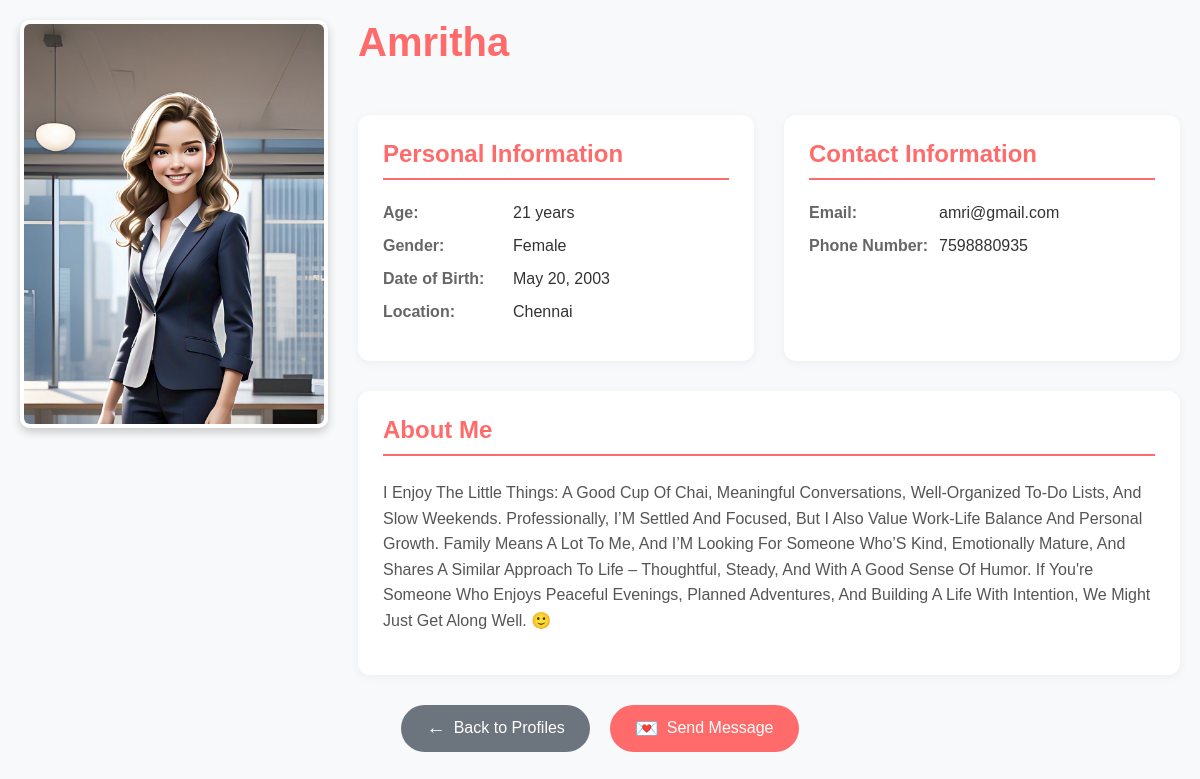
Screenshot of /profiles/11/ (signed in) with the database file from the repository.
### accounts/models.py (models this page shows, shortened)
class Profile(models.Model):
    GENDER_CHOICES = [
        ('M', 'Male'),
        ('F', 'Female'),
    ]
    user = models.OneToOneField(CustomUser, on_delete=models.CASCADE)
    phone_number = models.CharField(max_length=15,null=True, blank=True,unique=True)
    dob = models.DateField(null=True, blank=True)
    age = models.PositiveIntegerField(editable=False)
    gender = models.CharField(max_length=1, choices=GENDER_CHOICES)
    location = models.CharField(max_length=255)
    bio = models.TextField(blank=False)
    profile_picture = models.ImageField(upload_to='profile_pics', null=True, blank=True)

class CustomUser(AbstractUser):
    is_email_verified = models.BooleanField(default=False)
    name = models.CharField(max_length=150, blank=True)
    email = models.EmailField(unique=True)
    USERNAME_FIELD = 'email'
    REQUIRED_FIELDS = ['name']

### accounts/views.py (the view)
# urls.py: path('profiles/<int:pk>/', views.profile_detail, name='profile_detail'),
@login_required
def profile_detail(request, pk):
    profile = get_object_or_404(Profile, pk=pk)
    if profile.user == request.user:
        return redirect('profile')
    return render(request, 'profile_detail.html', {'profile': profile})

### accounts/templates/profile_detail.html (shortened to what this page needs)
<!DOCTYPE html>
<html lang="en">
<head>
</head>
<body>
    <div class="container">
        <div class="profile-content">
            <div class="profile-image-container">
                {% if profile.profile_picture %}
                    <img src="{{ profile.profile_picture.url }}" alt="{{ profile.user.name }}" class="profile-image">
                {% else %}
                    <img src="/media/profile_pics/default.jpg" alt="{{ profile.user.name }}" class="profile-image">
                {% endif %}
            </div>
            <div class="profile-info">
                <h1 class="profile-name">{{ profile.user.name }}</h1>
                <div class="info-cards">
                    <div class="detail-card">
                        <h3>Personal Information</h3>
                        <div class="detail-item">
                            <span class="detail-label">Age:</span>
                            <span class="detail-value">{{ profile.age }} years</span>
                        </div>
                        <div class="detail-item">
                            <span class="detail-label">Gender:</span>
                            <span class="detail-value">{{ profile.get_gender_display }}</span>
                        </div>
                        <div class="detail-item">
                            <span class="detail-label">Date of Birth:</span>
                            <span class="detail-value">{{ profile.dob|date:"F d, Y" }}</span>
                        </div>
                        <div class="detail-item">
                            <span class="detail-label">Location:</span>
                            <span class="detail-value">{{ profile.location }}</span>
                        </div>
                    </div>
                    <div class="detail-card">
                        <h3>Contact Information</h3>
                        <div class="detail-item">
                            <span class="detail-label">Email:</span>
                            <span class="detail-value">{{ profile.user.email }}</span>
                        </div>
                        <div class="detail-item">
                            <span class="detail-label">Phone Number:</span>
                            <span class="detail-value">{{ profile.phone_number }}</span>
                        </div>
                    </div>
                </div>
                <div class="detail-card bio-card">
                    <h3>About Me</h3>
                    <div class="bio-content">
                        {{ profile.bio|linebreaks }}
                    </div>
                </div>
            </div>
        </div>
        <div class="action-buttons">
            <a href="{% url 'profile_list' %}" class="btn btn-secondary">
                <span class="icon">←</span>
                Back to Profiles
            </a>
            {% if profile.user != request.user %}
            <a href="#" class="btn btn-primary">
                <span class="icon">💌</span>
                Send Message
            </a>
            {% endif %}
        </div>
    </div>
</body>
</html>

### accounts/templates/profile_detail.html (style rules this page uses)
body { font-family: 'Arial', sans-serif; background-color: #f8f9fa; margin: 0; padding: 0; color: #333; }
.container { max-width: 1200px; margin: 0 auto; padding: 20px; }
.profile-content { display: flex; gap: 30px; margin-bottom: 30px; }
.profile-image-container { width: 300px; height: 400px; overflow: hidden; border-radius: 10px; box-shadow: 0 4px 10px rgba(0,0,0,0.2); border: 4px solid white; flex-shrink: 0; }
.profile-image { width: 100%; height: 100%; object-fit: cover; display: block; }
.profile-info { flex: 1; display: flex; flex-direction: column; gap: 30px; }
.profile-name { font-size: 2.5rem; margin: 0 0 20px 0; font-weight: bold; color: #ff6b6b; }
.info-cards { display: flex; gap: 30px; }
.detail-card { background: white; padding: 25px; border-radius: 12px; box-shadow: 0 2px 10px rgba(0,0,0,0.05); flex: 1; }
.detail-card h3 { color: #ff6b6b; margin-top: 0; font-size: 1.5rem; border-bottom: 2px solid #ff6b6b; padding-bottom: 10px; }
.detail-item { margin: 15px 0; display: flex; flex-wrap: wrap; gap: 10px; }
.detail-label { font-weight: bold; color: #666; min-width: 120px; flex-shrink: 0; }
.detail-value { color: #333; word-break: break-word; flex: 1; min-width: 0; }
.bio-card { grid-column: 1 / -1; }
.bio-content { line-height: 1.6; color: #555; }
.action-buttons { display: flex; justify-content: center; gap: 20px; margin-top: 30px; }
.btn { padding: 12px 25px; border: none; border-radius: 25px; font-size: 1rem; cursor: pointer; transition: all 0.3s ease; text-decoration: none; display: inline-flex; align-items: center; gap: 8px; }
.btn-primary { background: #ff6b6b; color: white; }
.btn-secondary { background: #6c757d; color: white; }
.icon { font-size: 1.2rem; }

### rows the page displays
Profile: profile_picture (picture), user.name "Amritha", age "21", gender "Female", dob "May 20, 2003", location "Chennai", user.email "amri@gmail.com", phone_number "7598880935", bio "I Enjoy The Little Things: A Good Cup Of Chai, Meaningful Conversations, Well-Organized To-Do Lists, And Slow Weekends. Professionally, I’M Settled And Focused, But I Also Value Work-Life Balance And Personal Growth. Family Means A Lot To Me, And I’M Looking For Someone Who’S Kind, Emotionally Mature, And Shares A Similar Approach To Life – Thoughtful, Steady, And With A Good Sense Of Humor. If You're Someone Who Enjoys Peaceful Evenings, Planned Adventures, And Building A Life With Intention, We Might Just Get Along Well. 🙂"
